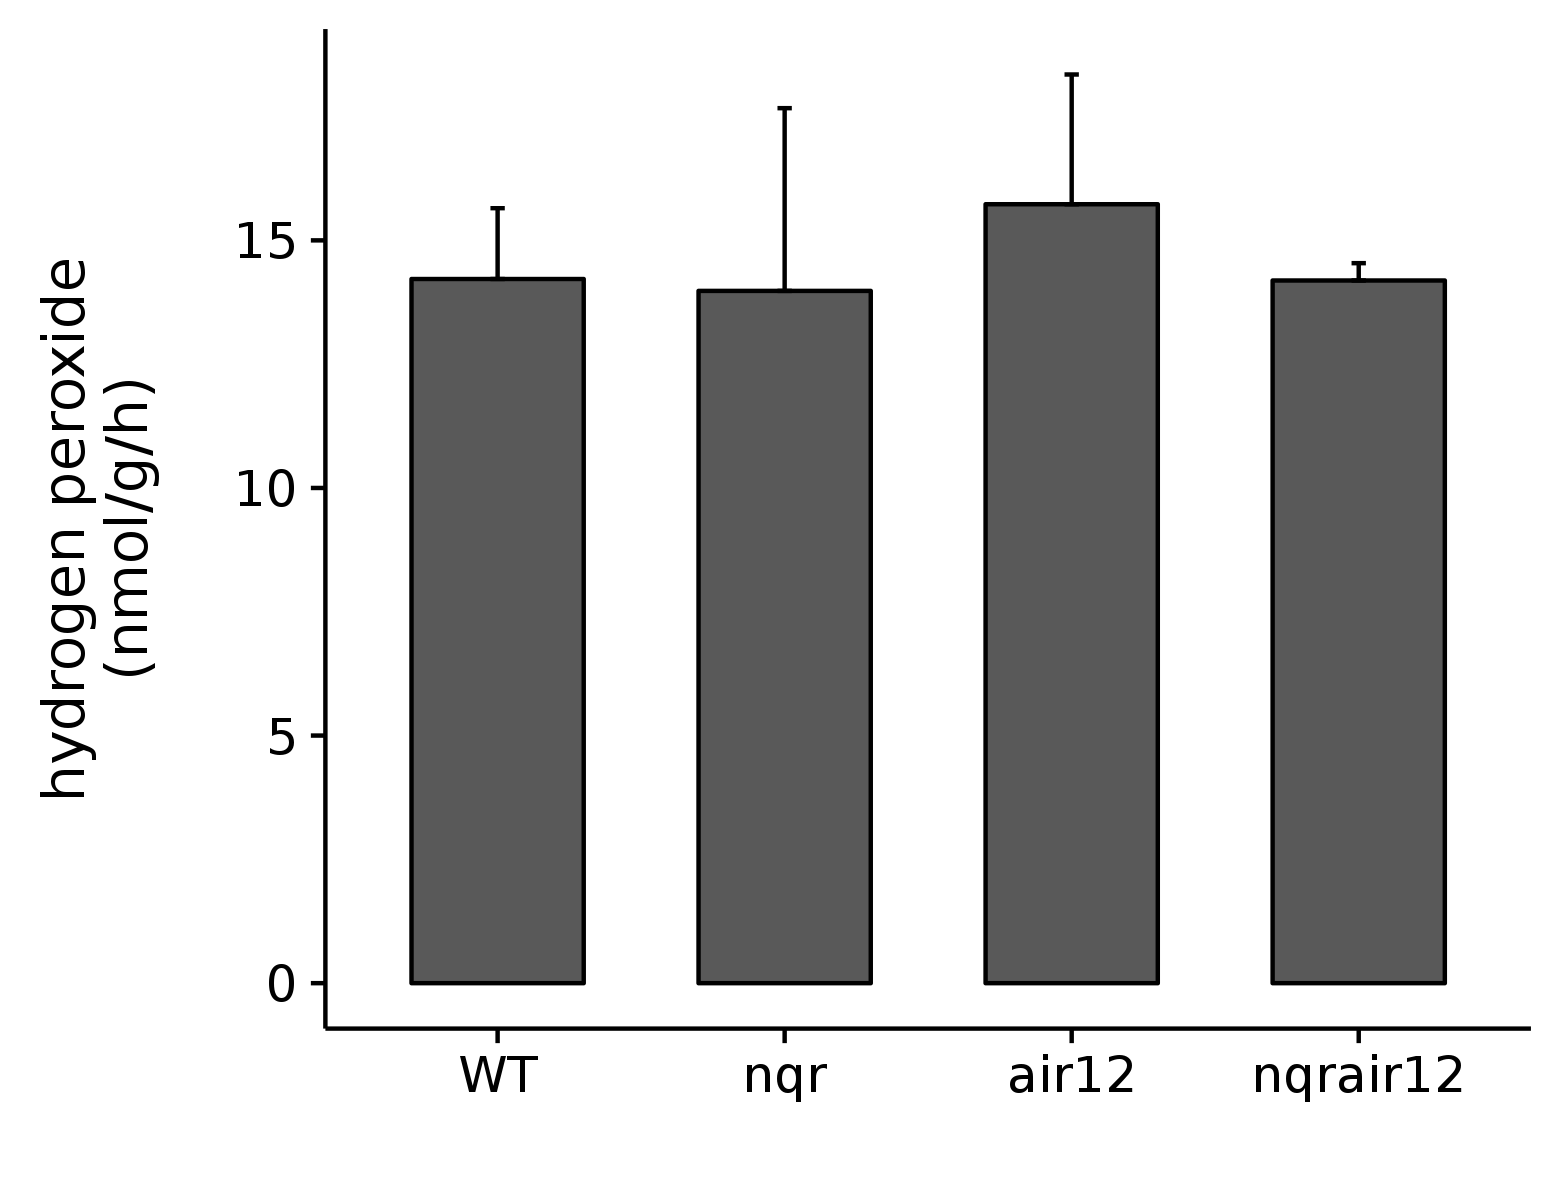

Generate this figure with R:
library("cowplot")

df <- data.frame(read.csv("LerH2O2.csv", sep = ',', dec = ',', header = TRUE))

df$genotype <- factor(c("WT", "nqr", "air12", "nqrair12"), levels = c("WT", "nqr", "air12", "nqrair12"))

g <- ggplot(data = df, aes(x=df$genotype, y= df$moyenne)) 
g <- g + geom_bar(stat = "identity", color = "black", width = 0.6, position = position_dodge(0.8)) 
g <- g +labs(x = "", 
             y="hydrogen peroxide\n(nmol/g/h)\n")
g <- g + geom_errorbar(aes(ymin =df$moyenne, ymax = df$moyenne+df$SE), width = 0.05)
g
save_plot('hydrogenPeroxideLer.png', g, base_aspect_ratio = 1.3)
